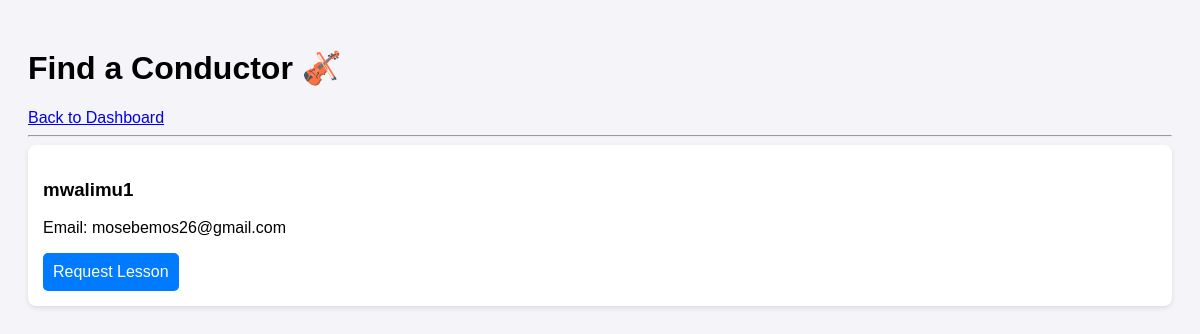
The page /teachers/ (signed in) on the database as committed earlier.
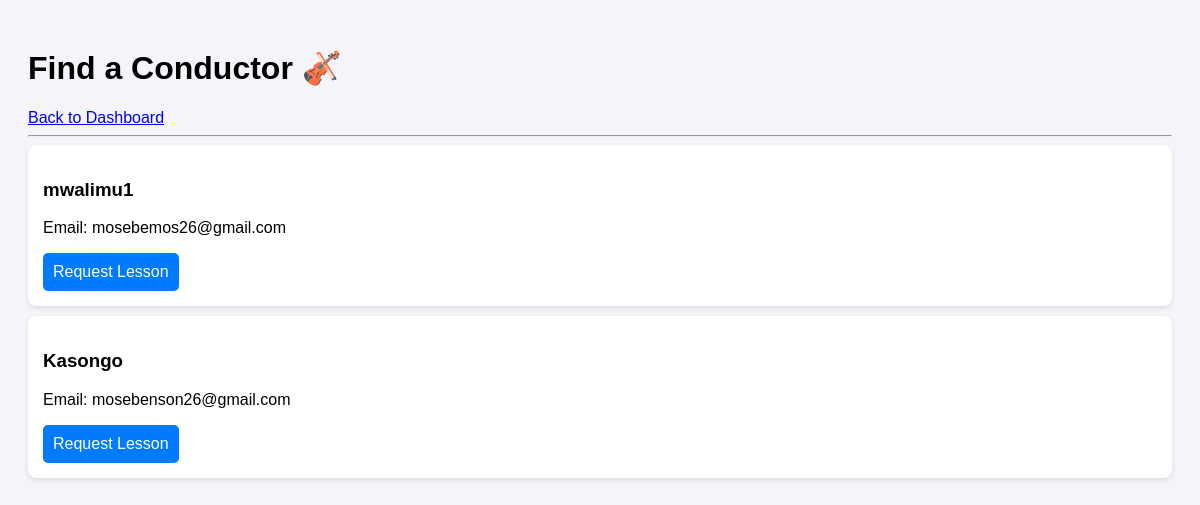
The same page on the database as committed later.
### tuttiapp/models.py (models this page shows)
class User(AbstractUser):
    is_teacher = models.BooleanField(default=False)
    is_student = models.BooleanField(default=False)
    phone_number = models.CharField(max_length=15, blank=True, null=True, validators=[validate_kenyan_phone])

### tuttiapp/views.py (the view)
# urls.py: path('teachers/', views.teacher_list, name='teacher_list'), # New URL pattern for listing teachers
@login_required
def teacher_list(request):
    teachers = User.objects.filter(is_teacher=True)
    return render(request, 'tuttiapp/teacher_list.html', {'teachers': teachers})

### tuttiapp/templates/tuttiapp/teacher_list.html (shortened to what this page needs)
<!DOCTYPE html>
<html>
<head>
</head>
<body>
    <h1>Find a Conductor 🎻</h1>
    <a href="{% url 'dashboard' %}">Back to Dashboard</a>
    <hr>
    {% for teacher in teachers %}
    <div class="card">
        <h3>{{ teacher.username }}</h3>
        <p>Email: {{ teacher.email }}</p>
        <a href="{% url 'request_lesson' teacher.id %}" class="btn">Request Lesson</a>
    </div>
    {% empty %}
        <p>No teachers found.</p>
    {% endfor %}
</body>
</html>

### tuttiapp/templates/tuttiapp/teacher_list.html (style rules this page uses)
body { font-family: sans-serif; padding: 20px; background-color: #f4f4f9; }
.card { background: white; padding: 15px; margin-bottom: 10px; border-radius: 8px; box-shadow: 0 2px 5px rgba(0,0,0,0.1); }
.btn { background-color: #007bff; color: white; padding: 10px; text-decoration: none; border-radius: 5px; display: inline-block; }

Rows that differ between the two databases and show on the page:
added User: username "Kasongo", email "mosebenson26@gmail.com"
